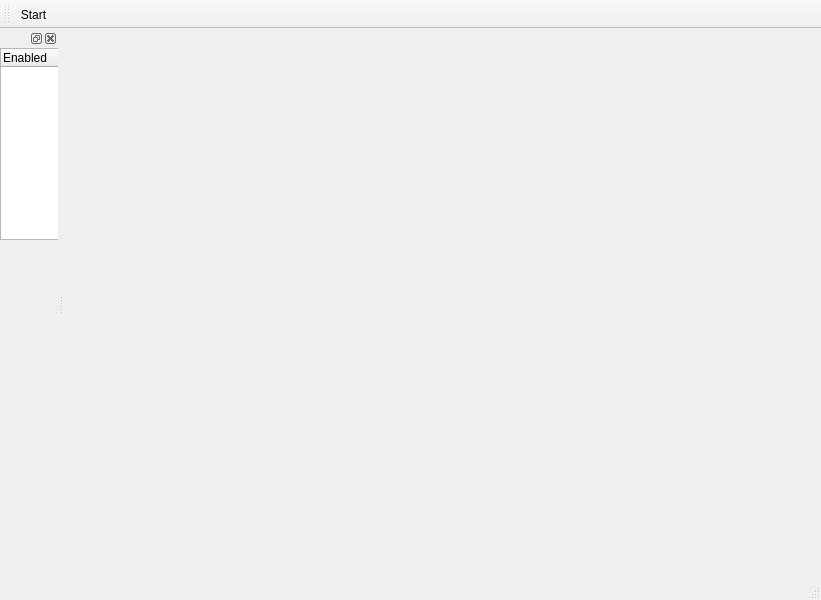
<?xml version="1.0" encoding="UTF-8"?>
<ui version="4.0">
 <class>MainWindow</class>
 <widget class="QMainWindow" name="MainWindow">
  <property name="geometry">
   <rect>
    <x>0</x>
    <y>0</y>
    <width>821</width>
    <height>600</height>
   </rect>
  </property>
  <property name="windowTitle">
   <string>MainWindow</string>
  </property>
  <widget class="QWidget" name="centralwidget"/>
  <widget class="QMenuBar" name="menubar">
   <property name="geometry">
    <rect>
     <x>0</x>
     <y>0</y>
     <width>821</width>
     <height>20</height>
    </rect>
   </property>
  </widget>
  <widget class="QStatusBar" name="statusbar"/>
  <widget class="QDockWidget" name="dockWidget">
   <attribute name="dockWidgetArea">
    <number>1</number>
   </attribute>
   <widget class="QWidget" name="dockWidgetContents">
    <widget class="QTreeWidget" name="treeWidget">
     <property name="geometry">
      <rect>
       <x>0</x>
       <y>0</y>
       <width>256</width>
       <height>192</height>
      </rect>
     </property>
     <column>
      <property name="text">
       <string>Enabled</string>
      </property>
     </column>
     <column>
      <property name="text">
       <string>Gain</string>
      </property>
     </column>
    </widget>
   </widget>
  </widget>
  <widget class="QToolBar" name="toolBar">
   <property name="windowTitle">
    <string>toolBar</string>
   </property>
   <attribute name="toolBarArea">
    <enum>TopToolBarArea</enum>
   </attribute>
   <attribute name="toolBarBreak">
    <bool>false</bool>
   </attribute>
   <addaction name="actionStart"/>
  </widget>
  <action name="actionStart">
   <property name="text">
    <string>Start</string>
   </property>
  </action>
 </widget>
 <resources/>
 <connections/>
</ui>
